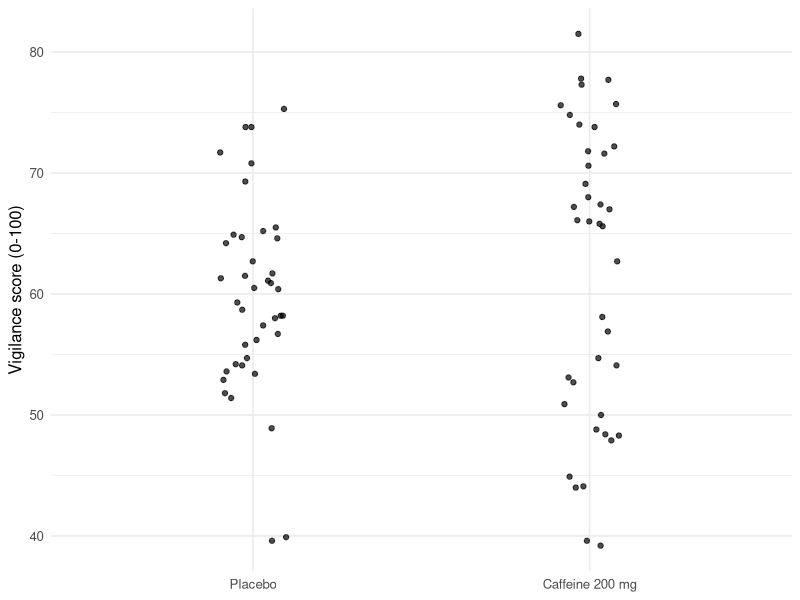
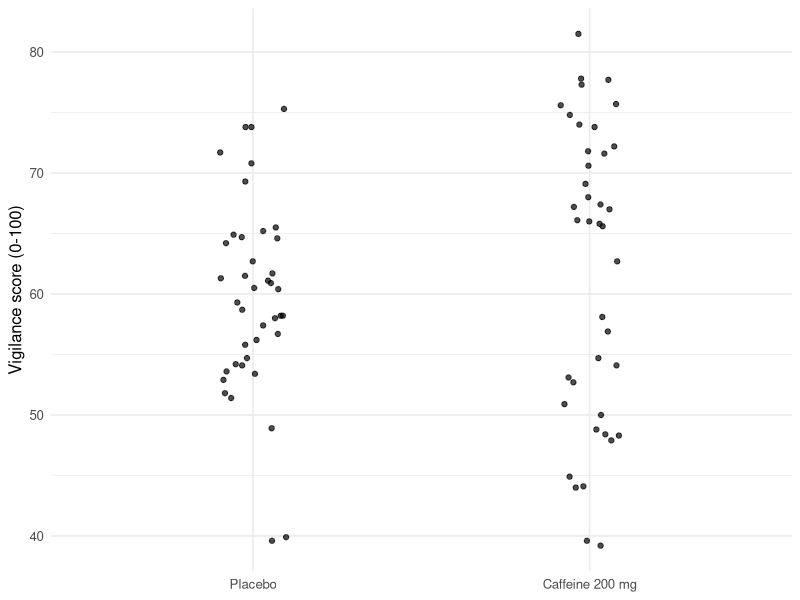

These figures' R source, in order:
# Generated from the starter chunk in B_Figure_Pipeline.qmd.
# Run from code/. Requires ggplot2 only.
# Install ggplot2 once if needed: install.packages("ggplot2")
library(ggplot2)
# Run from code/ so this path finds the supplied CSV.
dat <- read.csv("../data/caffeine_attention.csv")
# Set the left-to-right order of the groups.
dat$group <- factor(dat$group, levels = c("Placebo", "Caffeine 200 mg"))
# Put group on the x-axis and each participant’s score on the y-axis.
p <- ggplot(dat, aes(x = group, y = vigilance)) +
# Move points sideways only. The seed keeps their positions repeatable.
  geom_point(position = position_jitter(width = 0.10, height = 0, seed = 1),
             alpha = 0.7) +
  labs(x = NULL, y = "Vigilance score (0-100)") +
  theme_minimal(base_size = 12)
print(p)
dir.create("../figures", showWarnings = FALSE)
# Save at a specified physical size, then check that the labels are readable.
ggsave("../figures/starter_points.png", plot = p,
       width = 160, height = 115, units = "mm", dpi = 320, bg = "white")
